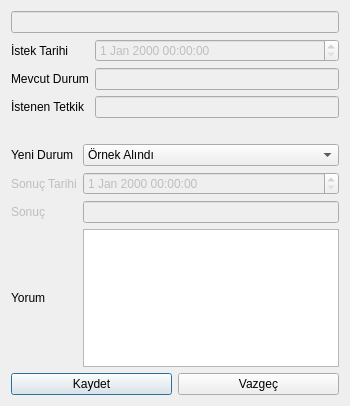
<?xml version="1.0" encoding="UTF-8"?>
<ui version="4.0">
 <class>istenentetkikduzenle</class>
 <widget class="QDialog" name="istenentetkikduzenle">
  <property name="geometry">
   <rect>
    <x>0</x>
    <y>0</y>
    <width>350</width>
    <height>406</height>
   </rect>
  </property>
  <property name="minimumSize">
   <size>
    <width>350</width>
    <height>406</height>
   </size>
  </property>
  <property name="windowTitle">
   <string>İstenen Tetkik Güncelle</string>
  </property>
  <layout class="QGridLayout" name="gridLayout_3">
   <item row="0" column="0">
    <widget class="QLineEdit" name="leziyaret">
     <property name="enabled">
      <bool>false</bool>
     </property>
    </widget>
   </item>
   <item row="1" column="0">
    <layout class="QGridLayout" name="gridLayout">
     <item row="0" column="0">
      <widget class="QLabel" name="lblistektarihi">
       <property name="text">
        <string>İstek Tarihi</string>
       </property>
       <property name="buddy">
        <cstring>dteistektarihi</cstring>
       </property>
      </widget>
     </item>
     <item row="0" column="1">
      <widget class="QDateTimeEdit" name="dteistektarihi">
       <property name="enabled">
        <bool>false</bool>
       </property>
      </widget>
     </item>
     <item row="1" column="0">
      <widget class="QLabel" name="lblmevcutdurum">
       <property name="text">
        <string>Mevcut Durum</string>
       </property>
       <property name="buddy">
        <cstring>lemevcutdrurum</cstring>
       </property>
      </widget>
     </item>
     <item row="1" column="1">
      <widget class="QLineEdit" name="lemevcutdrurum">
       <property name="enabled">
        <bool>false</bool>
       </property>
      </widget>
     </item>
     <item row="2" column="0">
      <widget class="QLabel" name="lblistenentetkik">
       <property name="text">
        <string>İstenen Tetkik</string>
       </property>
       <property name="buddy">
        <cstring>leistenentetkik</cstring>
       </property>
      </widget>
     </item>
     <item row="2" column="1">
      <widget class="QLineEdit" name="leistenentetkik">
       <property name="enabled">
        <bool>false</bool>
       </property>
      </widget>
     </item>
    </layout>
   </item>
   <item row="2" column="0">
    <spacer name="horizontalSpacer">
     <property name="orientation">
      <enum>Qt::Orientation::Horizontal</enum>
     </property>
     <property name="sizeHint" stdset="0">
      <size>
       <width>435</width>
       <height>20</height>
      </size>
     </property>
    </spacer>
   </item>
   <item row="3" column="0">
    <layout class="QGridLayout" name="gridLayout_2">
     <item row="5" column="1">
      <widget class="QTextEdit" name="teyorum"/>
     </item>
     <item row="2" column="0">
      <widget class="QLabel" name="lblsonuc">
       <property name="enabled">
        <bool>false</bool>
       </property>
       <property name="text">
        <string>Sonuç</string>
       </property>
       <property name="buddy">
        <cstring>lesonuc</cstring>
       </property>
      </widget>
     </item>
     <item row="0" column="1">
      <widget class="QComboBox" name="cbyenidurum">
       <property name="enabled">
        <bool>true</bool>
       </property>
       <item>
        <property name="text">
         <string>Örnek Alındı</string>
        </property>
       </item>
       <item>
        <property name="text">
         <string>Çalışılıyor</string>
        </property>
       </item>
       <item>
        <property name="text">
         <string>Sonuçlandı</string>
        </property>
       </item>
       <item>
        <property name="text">
         <string>İptal Edildi</string>
        </property>
       </item>
      </widget>
     </item>
     <item row="1" column="1">
      <widget class="QDateTimeEdit" name="dtesonuctarihi">
       <property name="enabled">
        <bool>false</bool>
       </property>
      </widget>
     </item>
     <item row="5" column="0">
      <widget class="QLabel" name="lblyorum">
       <property name="text">
        <string>Yorum</string>
       </property>
       <property name="buddy">
        <cstring>teyorum</cstring>
       </property>
      </widget>
     </item>
     <item row="2" column="1">
      <widget class="QLineEdit" name="lesonuc">
       <property name="enabled">
        <bool>false</bool>
       </property>
      </widget>
     </item>
     <item row="1" column="0">
      <widget class="QLabel" name="lblsonuctarihi">
       <property name="enabled">
        <bool>false</bool>
       </property>
       <property name="text">
        <string>Sonuç Tarihi</string>
       </property>
       <property name="buddy">
        <cstring>dtesonuctarihi</cstring>
       </property>
      </widget>
     </item>
     <item row="0" column="0">
      <widget class="QLabel" name="lblyenidurum">
       <property name="text">
        <string>Yeni Durum</string>
       </property>
       <property name="buddy">
        <cstring>cbyenidurum</cstring>
       </property>
      </widget>
     </item>
    </layout>
   </item>
   <item row="4" column="0">
    <layout class="QHBoxLayout" name="horizontalLayout">
     <item>
      <widget class="QPushButton" name="btnKaydet">
       <property name="text">
        <string>Kaydet</string>
       </property>
      </widget>
     </item>
     <item>
      <widget class="QPushButton" name="btnVazgec">
       <property name="text">
        <string>Vazgeç</string>
       </property>
      </widget>
     </item>
    </layout>
   </item>
  </layout>
 </widget>
 <tabstops>
  <tabstop>leziyaret</tabstop>
  <tabstop>dteistektarihi</tabstop>
  <tabstop>lemevcutdrurum</tabstop>
  <tabstop>leistenentetkik</tabstop>
  <tabstop>cbyenidurum</tabstop>
  <tabstop>dtesonuctarihi</tabstop>
  <tabstop>lesonuc</tabstop>
  <tabstop>teyorum</tabstop>
  <tabstop>btnKaydet</tabstop>
  <tabstop>btnVazgec</tabstop>
 </tabstops>
 <resources/>
 <connections>
  <connection>
   <sender>btnVazgec</sender>
   <signal>clicked()</signal>
   <receiver>istenentetkikduzenle</receiver>
   <slot>reject()</slot>
   <hints>
    <hint type="sourcelabel">
     <x>339</x>
     <y>395</y>
    </hint>
    <hint type="destinationlabel">
     <x>4</x>
     <y>546</y>
    </hint>
   </hints>
  </connection>
 </connections>
</ui>
